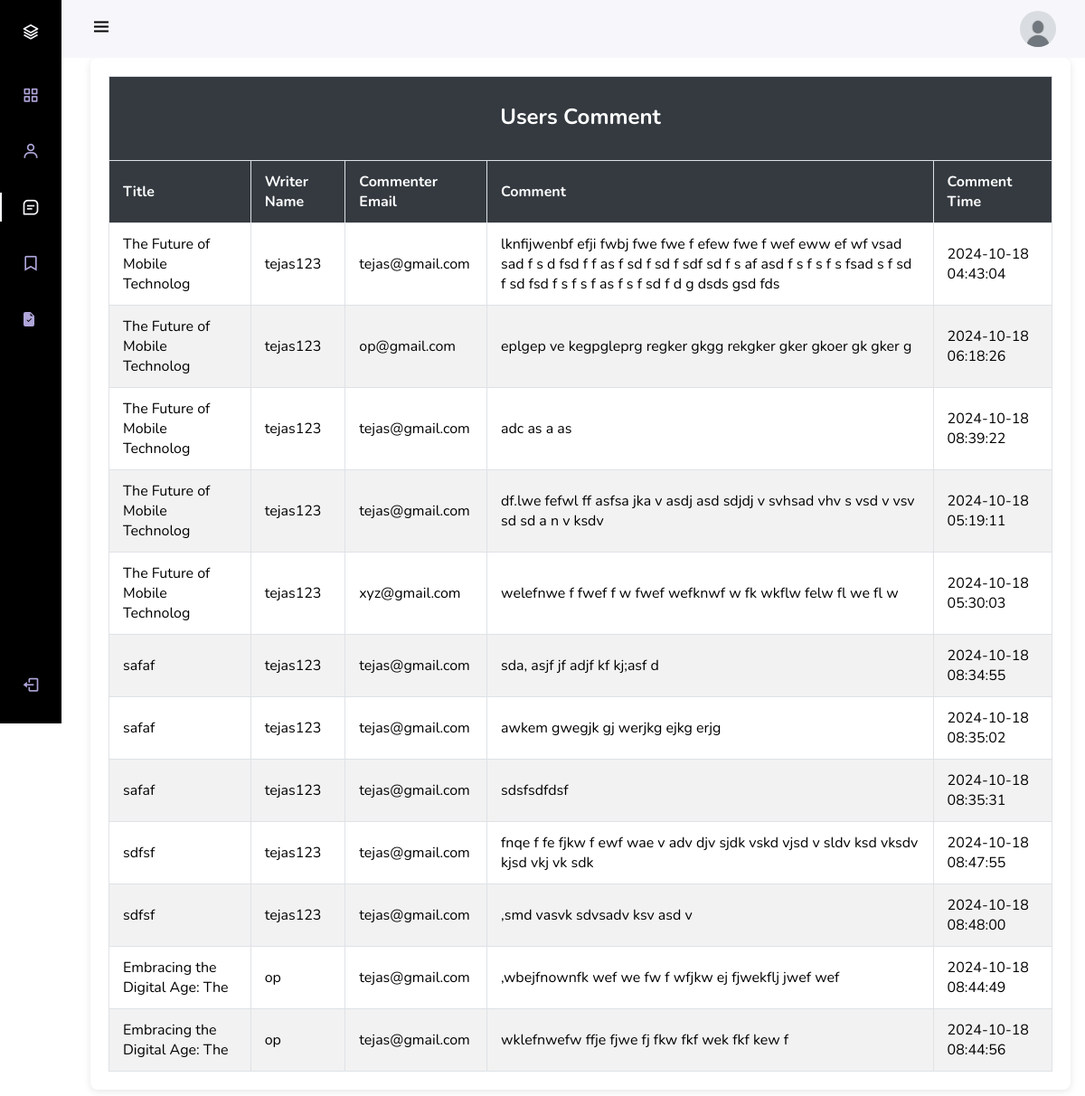
/admin/coment_list.php (signed in), run on the app's committed database.
### tables this page shows
CREATE TABLE `comment` (
  `id` int(11) NOT NULL,
  `b_id` int(11) NOT NULL,
  `email` varchar(50) NOT NULL,
  `title` varchar(500) NOT NULL,
  `name` varchar(40) NOT NULL,
  `comment` mediumtext NOT NULL,
  `comment_time` timestamp NOT NULL DEFAULT current_timestamp()
);

### admin/coment_list.php (the view, shortened to what this page needs)
<?PHP
require('../config.php');
$aid = $_SESSION['aid'];
if ($aid) {
?>
    <!DOCTYPE html>
    <html lang="en">
    <head>
        <link
            rel="stylesheet"
            href="https://cdnjs.cloudflare.com/ajax/libs/font-awesome/5.15.4/css/all.min.css" />
        <link
            href="https://unpkg.com/boxicons@2.1.2/css/boxicons.min.css"
            rel="stylesheet" />
        <link rel="stylesheet" href="css/coment.css" />
    </head>
    <body id="body-pd">
        <header class="header" id="header">
            <div class="header_toggle">
                <i class="bx bx-menu" id="header-toggle"></i>
            </div>
            <div class="header_img">
                <img src="<?PHP echo $_SESSION['img'] ?>" alt="" />
            </div>
        </header>
        <div class="l-navbar" id="nav-bar">
            <nav class="nav">
                <div>
                    <a href="index.php" class="nav_logo">
                        <i class="bx bx-layer nav_logo-icon"></i>
                    </a>
                    <div class="nav_list">
                        <a href="index.php" class="nav_link">
                            <i class="bx bx-grid-alt nav_icon"></i>
                        </a>
                        <a href="user.php" class="nav_link">
                            <i class="bx bx-user nav_icon"></i>
                        </a>
                        <a href="coment_list.php" class="nav_link active">
                            <i class="bx bx-message-square-detail nav_icon"></i>
                        </a>
                        <a href="like.php" class="nav_link">
                            <i class="bx bx-bookmark nav_icon"></i>
                        </a>
                        <a href="blog.php" class="nav_link">
                        </a>
                    </div>
                </div>
                <a href="logout.php" class="nav_link">
                    <i class="bx bx-log-out nav_icon"></i>
                </a>
            </nav>
        </div>
        <div class="height-100 bg-light">
            <table class="comment-table">
                <thead>
                    <t5>
                        <th colspan="5">
                            <h1 style="color: white;">Users Comment </h1>
                        </th>
                        <tr>
                            <th>Title</th>
                            <th>Writer Name</th>
                            <th>Commenter Email</th>
                            <th>Comment</th>
                            <th>Comment Time</th>
                        </tr>
                </thead>
                <tbody>
                    <?php
                    $comment = $conn->query("SELECT * FROM `comment` ORDER BY b_id");
                    while ($res = $comment->fetch_assoc()) { ?>
                        <tr>
                            <td><?php echo htmlspecialchars($res['title']); ?></td>
                            <td><?php echo htmlspecialchars($res['name']); ?></td>
                            <td><?php echo htmlspecialchars($res['email']); ?></td>
                            <td><?php echo htmlspecialchars($res['comment']); ?></td>
                            <td><?php echo htmlspecialchars($res['comment_time']); ?></td>
                        </tr>
                    <?php } ?>
                </tbody>
            </table>
        </div>
    </body>
    </html>
<?PHP
} else {
    header("location:sign-in.php");
}
?>

### admin/css/coment.css (style rules this page uses)
:root { --header-height: 3rem; --nav-width: 68px; --first-color: #000000; --first-color-light: #afa5d9; --white-color: #f7f6fb; --body-font: "Nunito", sans-serif; --normal-font-size: 1rem; --z-fixed: 100; }
body { position: relative; margin: var(--header-height) 0 0 0; padding: 0 1rem; font-family: var(--body-font); font-size: var(--normal-font-size); transition: 0.5s; }
a { text-decoration: none; }
.header { width: 100%; height: var(--header-height); position: fixed; top: 0; left: 0; display: flex; align-items: center; justify-content: space-between; padding: 0 1rem; background-color: var(--white-color); z-index: var(--z-fixed); transition: 0.5s; }
.header_toggle { color: var(--first-color); font-size: 1.5rem; cursor: pointer; }
.header_img { width: 35px; height: 35px; display: flex; justify-content: center; border-radius: 50%; overflow: hidden; }
.header_img img { width: 40px; }
.l-navbar { position: fixed; top: 0; left: -30%; width: var(--nav-width); height: 100vh; background-color: var(--first-color); padding: 0.5rem 1rem 0 0; transition: 0.5s; z-index: var(--z-fixed); }
.nav { height: 100%; display: flex; flex-direction: column; justify-content: space-between; overflow: hidden; }
.nav_logo, .nav_link { display: grid; grid-template-columns: max-content max-content; align-items: center; column-gap: 1rem; padding: 0.5rem 0 0.5rem 1.5rem; }
.nav_logo { margin-bottom: 2rem; }
.nav_logo-icon { font-size: 1.25rem; color: var(--white-color); }
.nav_link { position: relative; color: var(--first-color-light); margin-bottom: 1.5rem; transition: 0.3s; }
.nav_icon { font-size: 1.25rem; }
.active { color: var(--white-color); }
.active::before { content: ""; position: absolute; left: 0; width: 2px; height: 32px; background-color: var(--white-color); }
.height-100 { height: 100vh; }
.height-100 { height: 100vh; background-color: #f8f9fa; display: flex; justify-content: center; align-items: center; }
.height-100 { height: 100%; background-color: #f8f9fa; padding: 20px; }
.bg-light { background-color: #ffffff; box-shadow: 0 2px 8px rgba(0, 0, 0, 0.1); border-radius: 8px; margin: 20px auto; max-width: 1200px; padding: 20px; }
h1 { margin-bottom: 20px; font-size: 24px; text-align: center; color: #333; }
.comment-table { width: 100%; border-collapse: collapse; }
.comment-table thead { background-color: #343a40; color: #fff; }
.comment-table th, .comment-table td { padding: 12px 15px; border: 1px solid #dee2e6; text-align: left; }
.comment-table tbody tr:nth-child(even) { background-color: #f2f2f2; }
@media screen and (min-width: 768px) { body { margin: calc(var(--header-height) + 1rem) 0 0 0; padding-left: calc(var(--nav-width) + 2rem); } }
@media screen and (min-width: 768px) { .header { height: calc(var(--header-height) + 1rem); padding: 0 2rem 0 calc(var(--nav-width) + 2rem); } }
@media screen and (min-width: 768px) { .header_img { width: 40px; height: 40px; } }
@media screen and (min-width: 768px) { .header_img img { width: 45px; } }
@media screen and (min-width: 768px) { .l-navbar { left: 0; padding: 1rem 1rem 0 0; } }

### data on the page
comment: title "The Future of Mobile Technolog", name "tejas123", email "tejas@gmail.com", comment "lknfijwenbf efji fwbj fwe fwe f efew fwe f wef eww ef wf vsad sad f s d fsd f f as f sd f sd f sdf sd f s af asd f s f s f s fsad s f sd f sd fsd f s f s f as f s f sd f d g dsds gsd fds", comment_time "2024-10-18 04:43:04"
comment: title "The Future of Mobile Technolog", name "tejas123", email "op@gmail.com", comment "eplgep ve kegpgleprg regker gkgg rekgker gker gkoer gk gker g", comment_time "2024-10-18 06:18:26"
comment: title "The Future of Mobile Technolog", name "tejas123", email "tejas@gmail.com", comment "adc as a as", comment_time "2024-10-18 08:39:22"
comment: title "The Future of Mobile Technolog", name "tejas123", email "tejas@gmail.com", comment "df.lwe fefwl ff asfsa jka v asdj asd sdjdj v svhsad vhv s vsd v vsv sd sd a n v ksdv", comment_time "2024-10-18 05:19:11"
comment: title "The Future of Mobile Technolog", name "tejas123", email "xyz@gmail.com", comment "welefnwe f fwef f w fwef wefknwf w fk wkflw felw fl we fl w", comment_time "2024-10-18 05:30:03"
comment: title "safaf", name "tejas123", email "tejas@gmail.com", comment "sda, asjf jf adjf kf kj;asf d", comment_time "2024-10-18 08:34:55"
comment: title "safaf", name "tejas123", email "tejas@gmail.com", comment "awkem gwegjk gj werjkg ejkg erjg", comment_time "2024-10-18 08:35:02"
comment: title "safaf", name "tejas123", email "tejas@gmail.com", comment "sdsfsdfdsf", comment_time "2024-10-18 08:35:31"
comment: title "sdfsf", name "tejas123", email "tejas@gmail.com", comment "fnqe f fe fjkw f ewf wae v adv djv sjdk vskd vjsd v sldv ksd vksdv kjsd vkj vk sdk", comment_time "2024-10-18 08:47:55"
comment: title "sdfsf", name "tejas123", email "tejas@gmail.com", comment ",smd vasvk sdvsadv ksv asd v", comment_time "2024-10-18 08:48:00"
comment: title "Embracing the Digital Age: The", name "op", email "tejas@gmail.com", comment ",wbejfnownfk wef we fw f wfjkw ej fjwekflj jwef wef", comment_time "2024-10-18 08:44:49"
comment: title "Embracing the Digital Age: The", name "op", email "tejas@gmail.com", comment "wklefnwefw ffje fjwe fj fkw fkf wek fkf kew f", comment_time "2024-10-18 08:44:56"
